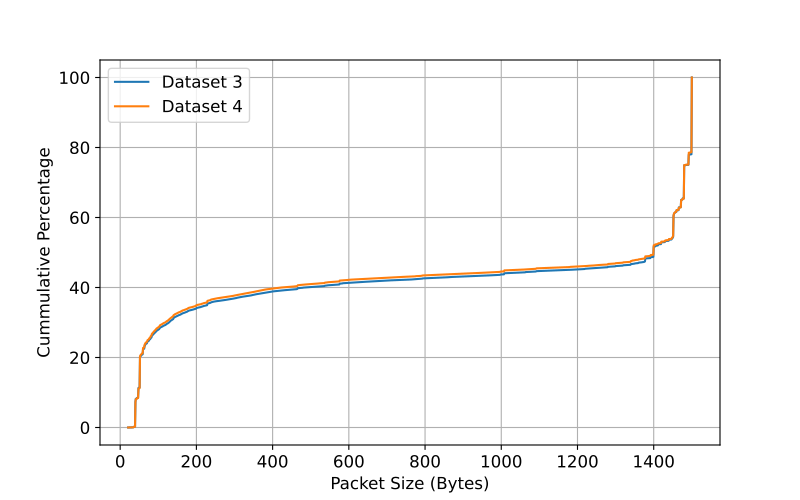

Here is the Python script that generated this plot:
import csv
import matplotlib.pyplot as plt

# Initialize lists to store data
packet_sizes = []
jan1_count = []
jan2_count = []

# Read data from CSV file
with open('caida.csv', 'r') as file:
    csv_reader = csv.reader(file)
    next(csv_reader)  # Skip header row
    for row in csv_reader:
        packet_sizes.append(int(row[0]))
        jan1_count.append(float(row[1]))
        jan2_count.append(float(row[2]))

# Plotting
plt.figure(figsize=(8, 5))
plt.rcParams.update({'font.size': 12}) #16

# Plotting percentage of packet count
plt.plot(packet_sizes, jan1_count, label='Dataset 3')
plt.plot(packet_sizes, jan2_count, label='Dataset 4')

# Adding labels and title
plt.xlabel('Packet Size (Bytes)')
plt.ylabel('Cummulative Percentage')
#plt.title('Packet Size Distribution')
plt.legend()

# Display plot
plt.grid(True)
plt.savefig("caida.pdf")
# plt.savefig("data.png")
plt.show()
